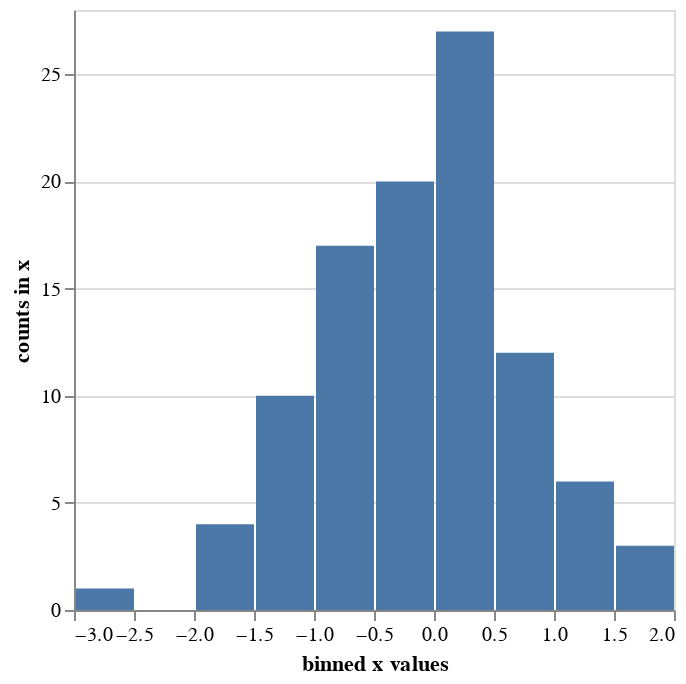

This figure's notebook cell:
### Markdown cell above
We can explicitly set the axis titles using the ``title`` argument to the encoding:

### Code cell
alt.Chart(data).mark_bar().encode(
    x=alt.X('x', bin=True, title='binned x values'),
    y=alt.Y('count()', title='counts in x')
)

### Figure 1 — Vega-Lite specification as saved in the notebook (floating-point values rounded to 4 significant figures)
{"config": {"view": {"continuousWidth": 300, "continuousHeight": 300}}, "data": {"name": "data-e0cda257d33f42fdbc24a0696afd76df"}, "mark": {"type": "bar"}, "encoding": {"x": {"bin": true, "field": "x", "title": "binned x values", "type": "quantitative"}, "y": {"aggregate": "count", "title": "counts in x", "type": "quantitative"}}, "$schema": "https://vega.github.io/schema/vega-lite/v5.16.3.json", "datasets": {"data-e0cda257d33f42fdbc24a0696afd76df": [{"x": 0.4967, "y": -0.1383}, {"x": 0.6477, "y": 1.523}, {"x": -0.2342, "y": -0.2341}, {"x": 1.579, "y": 0.7674}, {"x": -0.4695, "y": 0.5426}, {"x": -0.4634, "y": -0.4657}, {"x": 0.242, "y": -1.913}, {"x": -1.725, "y": -0.5623}, {"x": -1.013, "y": 0.3142}, {"x": -0.908, "y": -1.412}, {"x": 1.466, "y": -0.2258}, {"x": 0.06753, "y": -1.425}, {"x": -0.5444, "y": 0.1109}, {"x": -1.151, "y": 0.3757}, {"x": -0.6006, "y": -0.2917}, {"x": -0.6017, "y": 1.852}, {"x": -0.0135, "y": -1.058}, {"x": 0.8225, "y": -1.221}, {"x": 0.2089, "y": -1.96}, {"x": -1.328, "y": 0.1969}, {"x": 0.7385, "y": 0.1714}, {"x": -0.1156, "y": -0.3011}, {"x": -1.479, "y": -0.7198}, {"x": -0.4606, "y": 1.057}, {"x": 0.3436, "y": -1.763}, {"x": 0.3241, "y": -0.3851}, {"x": -0.6769, "y": 0.6117}, {"x": 1.031, "y": 0.9313}, {"x": -0.8392, "y": -0.3092}, {"x": 0.3313, "y": 0.9755}, {"x": -0.4792, "y": -0.1857}, {"x": -1.106, "y": -1.196}, {"x": 0.8125, "y": 1.356}, {"x": -0.07201, "y": 1.004}, {"x": 0.3616, "y": -0.6451}, {"x": 0.3614, "y": 1.538}, {"x": -0.03583, "y": 1.565}, {"x": -2.62, "y": 0.8219}, {"x": 0.08705, "y": -0.299}, {"x": 0.09176, "y": -1.988}, {"x": -0.2197, "y": 0.3571}, {"x": 1.478, "y": -0.5183}, {"x": -0.8085, "y": -0.5018}, {"x": 0.9154, "y": 0.3288}, {"x": -0.5298, "y": 0.5133}, {"x": 0.09708, "y": 0.9686}, {"x": -0.7021, "y": -0.3277}, {"x": -0.3921, "y": -1.464}, {"x": 0.2961, "y": 0.2611}, {"x": 0.005113, "y": -0.2346}, {"x": -1.415, "y": -0.4206}, {"x": -0.3427, "y": -0.8023}, {"x": -0.1613, "y": 0.4041}, {"x": 1.886, "y": 0.1746}, {"x": 0.2576, "y": -0.07445}, {"x": -1.919, "y": -0.02651}, {"x": 0.06023, "y": 2.463}, {"x": -0.1924, "y": 0.3015}, {"x": -0.03471, "y": -1.169}, {"x": 1.143, "y": 0.7519}, {"x": 0.791, "y": -0.9094}, {"x": 1.403, "y": -1.402}, {"x": 0.5869, "y": 2.19}, {"x": -0.9905, "y": -0.5663}, {"x": 0.09965, "y": -0.5035}, {"x": -1.551, "y": 0.06856}, {"x": -1.062, "y": 0.4736}, {"x": -0.9194, "y": 1.55}, {"x": -0.7833, "y": -0.3221}, {"x": 0.8135, "y": -1.231}, {"x": 0.2275, "y": 1.307}, {"x": -1.607, "y": 0.1846}, {"x": 0.2599, "y": 0.7818}, {"x": -1.237, "y": -1.32}, {"x": 0.5219, "y": 0.297}, {"x": 0.2505, "y": 0.3464}, {"x": -0.68, "y": 0.2323}, {"x": 0.2931, "y": -0.7144}, {"x": 1.866, "y": 0.4738}, {"x": -1.191, "y": 0.6566}, {"x": -0.9747, "y": 0.7871}, {"x": 1.159, "y": -0.8207}, {"x": 0.9634, "y": 0.4128}, {"x": 0.8221, "y": 1.897}, {"x": -0.2454, "y": -0.7537}, {"x": -0.8895, "y": -0.8158}, {"x": -0.0771, "y": 0.3412}, {"x": 0.2767, "y": 0.8272}, {"x": 0.013, "y": 1.454}, {"x": -0.2647, "y": 2.72}, {"x": 0.6257, "y": -0.8572}, {"x": -1.071, "y": 0.4825}, {"x": -0.2235, "y": 0.714}, {"x": 0.4732, "y": -0.07283}, {"x": -0.8468, "y": -1.515}, {"x": -0.4465, "y": 0.8564}, {"x": 0.2141, "y": -1.246}, {"x": 0.1732, "y": 0.3853}, {"x": -0.8839, "y": 0.1537}, {"x": 0.05821, "y": -1.143}]}}
